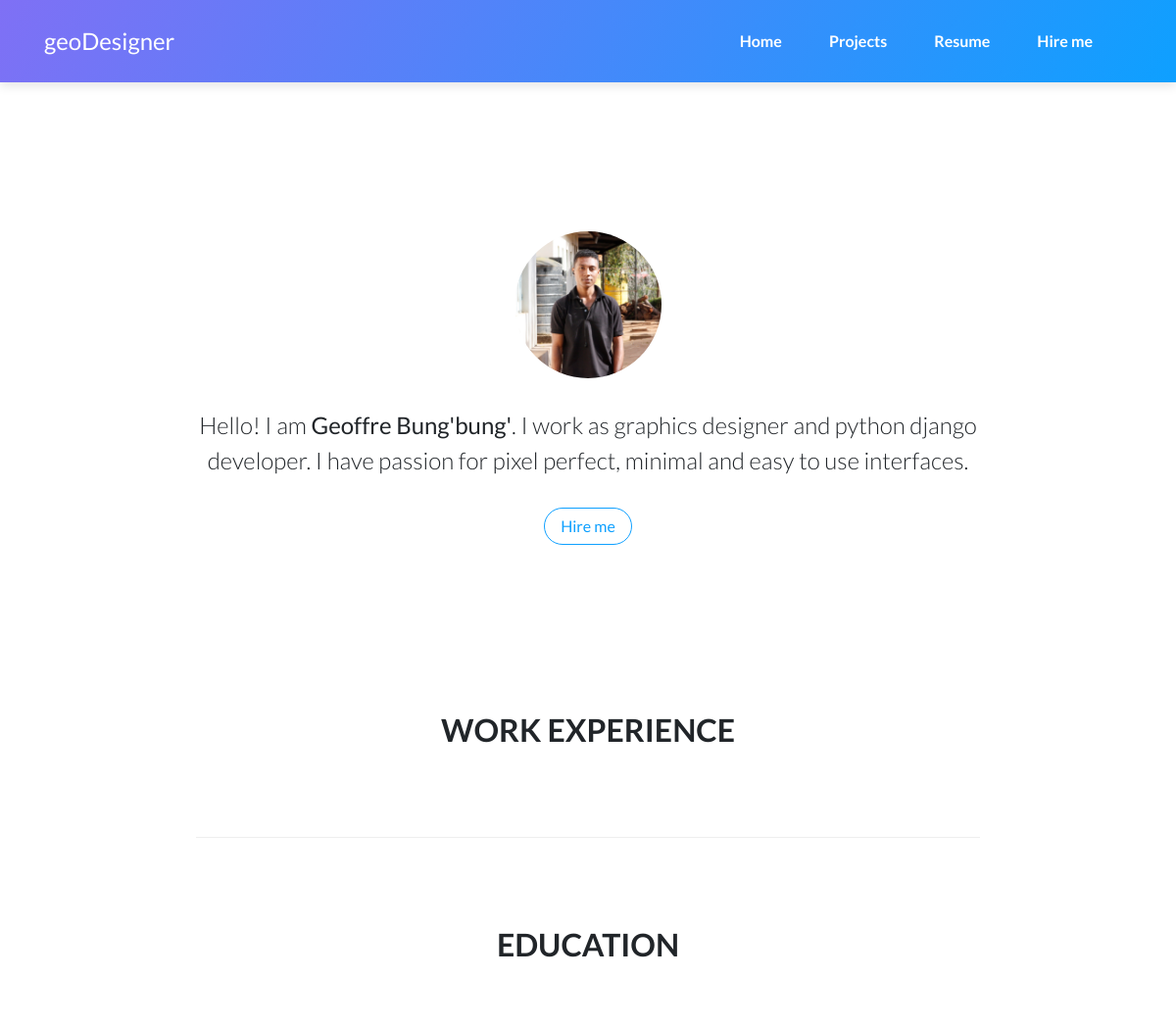
The page /resume/ (upper part) on the database as committed earlier.
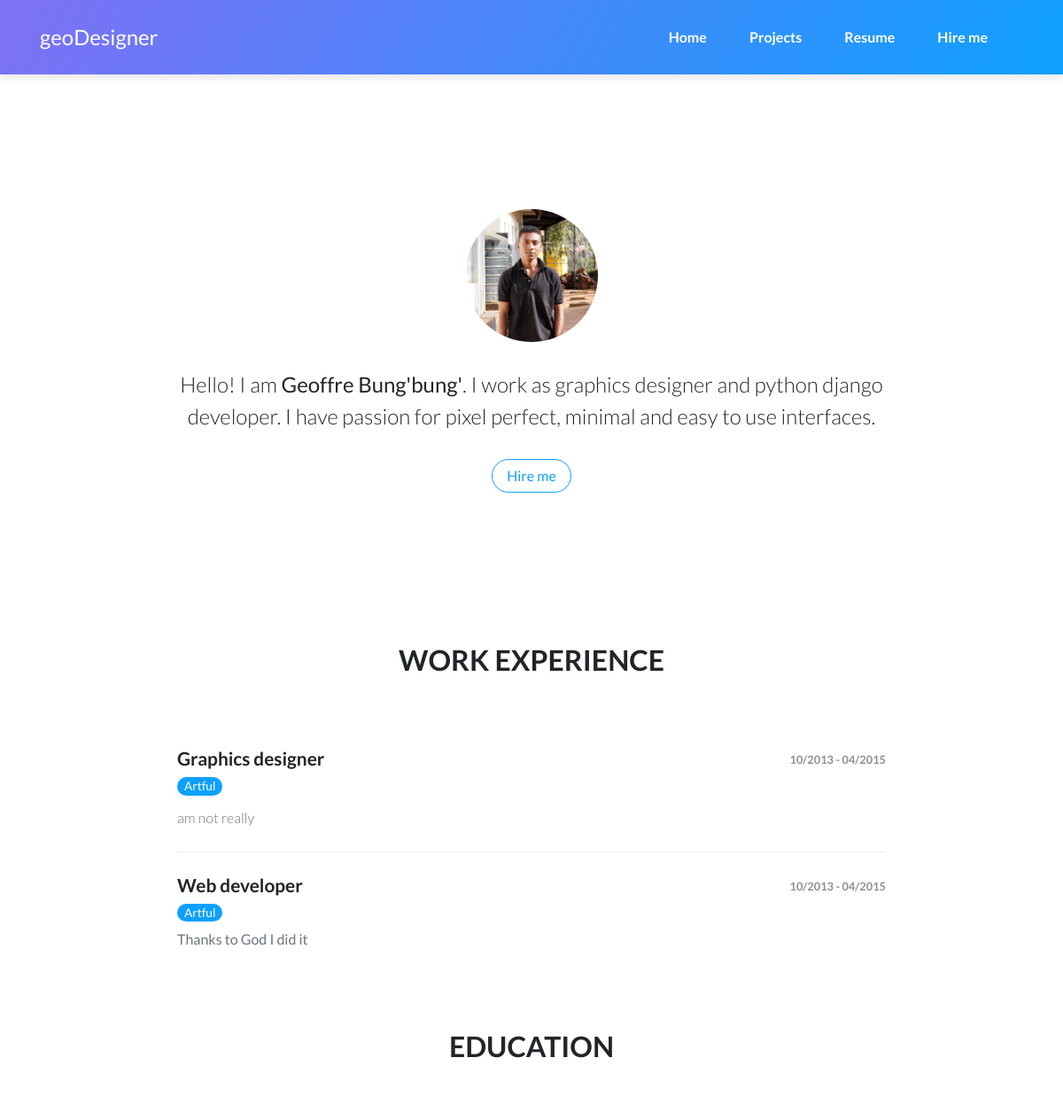
The same page on the database as committed later.
### portfolio/models.py (models this page shows, shortened)
class Profile(models.Model):
    user = models.OneToOneField(User, on_delete=models.CASCADE)
    prof_pic = models.ImageField(upload_to='user_directory_path')
    bio = models.TextField(max_length=500)
    hobbies = models.TextField()
    phone_number = models.CharField(max_length= 50)

class Cv(models.Model):
    title = models.CharField(max_length=50)
    organisation= models.CharField(max_length=50)
    description = models.TextField()
    period = models.DateField()

### portfolio/views.py (the view)
# urls.py: path('resume/', views.Resume.as_view(), name= 'resume'),
class Resume(View):
    model = Cv
    form_class = CvForm
    template_name = 'resume.html'
    def get(self, request, *args, **kwargs):
        details = Profile.objects.all().filter(user_id=2)
        cvs = Cv.objects.all()
        return render(request, self.template_name, {'title':'Resume', 'details':details, 'cvs':cvs})

### portfolio/templates/resume.html (shortened to what this page needs)
﻿{% extends "layout.html" %}
{% load staticfiles %}
{% block content %}
    <main class="page cv-page">
        {% include 'resumeup.html' %}
        <section class="portfolio-block cv">
            <div class="container">
                <div class="work-experience group">
                    <div class="heading">
                        {% if user.is_authenticated %}
                        <h2 class="text-center" align="left">Work Experience</h2>
                        <a class="btn btn-outline-primary"  role="button" href="{% url 'portfolio:resumeadd' %}">Add</a>
                        {% else %}
                        <h2 class="text-center">Work Experience</h2>
                        {% endif %}
                    </div>
                    <div class="item">
                        {% for data in cvs %}
                        <div class="row">
                            <div class="col-md-6">
                                <h3>{{ data.title }}</h3>
                                <h4 class="organization">{{ data.organisation }}</h4>
                            </div>
                            <div class="col-md-6"><span class="period">10/2013 - 04/2015</span></div>
                        </div>
                        <p class="text-muted">{{ data.description }}</p>
                    </div>
                    {% endfor %}
                </div>
                <div class="education group">
                    <div class="heading mb-4">
                        {% if user.is_authenticated %}
                        <h2 class="text-center" align="left">Education</h2>
                        <a class="btn btn-outline-primary"  role="button" href="{% url 'portfolio:hire' %}">Add</a>
                        {% else %}
                        <h2 class="text-center">Education</h2>
                        {% endif %}
                    </div>
                </div>
            </div>
        </section>
    </main>
{% endblock content %}

### portfolio/templates/layout.html (shortened to what this page needs)
﻿<!DOCTYPE html>
<html>
<head>
    {% load staticfiles %}
    <link rel="stylesheet" href="{% static '/bootstrap/css/bootstrap.min.css' %}">
    <link rel="stylesheet" href="{% static '/fonts/ionicons.min.css' %}">
    <link rel="stylesheet" href="https://cdnjs.cloudflare.com/ajax/libs/pikaday/1.6.1/css/pikaday.min.css">
</head>
<body>
    <nav class="navbar navbar-dark navbar-expand-lg fixed-top bg-white portfolio-navbar gradient">
        <div class="container"><a class="navbar-brand logo" href="/">geoDesigner</a>
            <div class="collapse navbar-collapse"
                id="navbarNav">
                <ul class="nav navbar-nav ml-auto">
                    <li class="nav-item" role="presentation"><a class="nav-link active" href="/">Home</a></li>
                    <li class="nav-item" role="presentation"><a class="nav-link" href="{% url 'portfolio:art' %}">Projects</a></li>
                    {% if request.user.is_authenticated %}
                    <li class="nav-item" role="presentation"><a class="nav-link" href="{% url 'portfolio:resume' %}">{{ user.username }}</a></li>
                    <li class="nav-item" role="presentation"><a class="nav-link" href="{% url 'portfolio:logout' %}">Sign out</a></li>
                    {% else %}
                    <li class="nav-item" role="presentation"><a class="nav-link" href="{% url 'portfolio:resume' %}">Resume</a></li>
                    <li class="nav-item" role="presentation"><a class="nav-link" href="{% url 'portfolio:hire' %}">Hire me</a></li>
                    {% endif %}
                </ul>
            </div>
        </div>
    </nav>
{% block content %}{% endblock %}
</body>
</html>

### portfolio/templates/resumeup.html
﻿{% load staticfiles %}
{% block content %}
{% for details in details %}
<section class="portfolio-block block-intro">
    <div class="container">
        <div class="avatar" style="background-image:url(&quot;{% static '/img/avatars/avatar.jpg' %}&quot;);"></div>
        <div class="about-me">
            <p>Hello! I am <strong>{{ details.user.first_name}} {{ details.user.last_name }}</strong>. I work as graphics designer and python django developer. I have passion for pixel perfect, minimal and easy to use interfaces.</p>
            <a class="btn btn-outline-primary" role="button" href="{% url 'portfolio:hire' %}">Hire me</a>
        </div>
    </div>
</section>
{% endfor %}
{% endblock content %}

Rows that differ between the two databases and show on the page:
added Cv: title "Graphics designer", organisation "Artful", description "am not really"
added Cv: title "Web developer", organisation "Artful", description "Thanks to God I did it"
